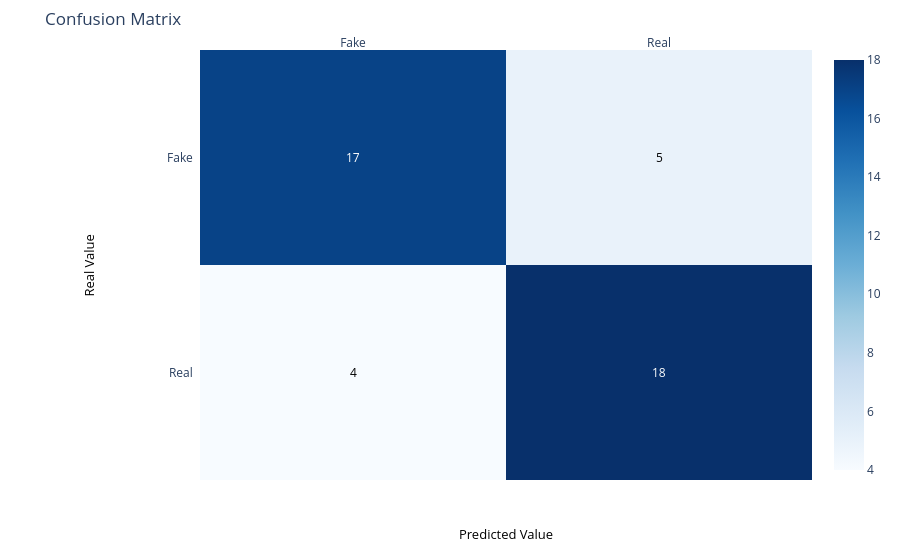

Notebook code for this chart:
### Code cell
cm_plot(cm, labels)

### Figure 1 — Plotly figure (JSON) as saved in the notebook; plotly's stock layout.template omitted (floating-point values rounded to 4 significant figures)
{"data": [{"colorscale": [[0, "rgb(247,251,255)"], [0.125, "rgb(222,235,247)"], [0.25, "rgb(198,219,239)"], [0.375, "rgb(158,202,225)"], [0.5, "rgb(107,174,214)"], [0.625, "rgb(66,146,198)"], [0.75, "rgb(33,113,181)"], [0.875, "rgb(8,81,156)"], [1, "rgb(8,48,107)"]], "reversescale": false, "showscale": true, "type": "heatmap", "x": ["Fake", "Real"], "y": ["Fake", "Real"], "z": [[17, 5], [4, 18]]}], "layout": {"annotations": [{"font": {"color": "#FFFFFF"}, "showarrow": false, "text": "17", "x": "Fake", "xref": "x", "y": "Fake", "yref": "y"}, {"font": {"color": "#000000"}, "showarrow": false, "text": "5", "x": "Real", "xref": "x", "y": "Fake", "yref": "y"}, {"font": {"color": "#000000"}, "showarrow": false, "text": "4", "x": "Fake", "xref": "x", "y": "Real", "yref": "y"}, {"font": {"color": "#FFFFFF"}, "showarrow": false, "text": "18", "x": "Real", "xref": "x", "y": "Real", "yref": "y"}, {"font": {"color": "black", "size": 13}, "showarrow": false, "text": "Predicted Value", "x": 0.5, "xref": "paper", "y": -0.15, "yref": "paper"}, {"font": {"color": "black", "size": 13}, "showarrow": false, "text": "Real Value", "textangle": -90, "x": -0.2, "xref": "paper", "y": 0.5, "yref": "paper"}], "margin": {"l": 200, "t": 50}, "title": {"text": "Confusion Matrix"}, "xaxis": {"dtick": 1, "gridcolor": "rgb(0, 0, 0)", "side": "top", "ticks": ""}, "yaxis": {"autorange": "reversed", "dtick": 1, "ticks": "", "ticksuffix": "  "}}}
